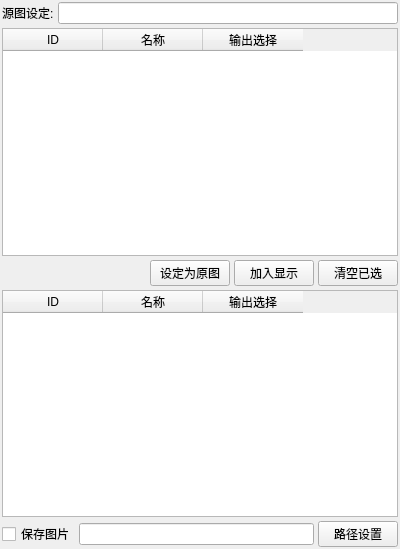
<?xml version="1.0" encoding="UTF-8"?>
<ui version="4.0">
 <class>ImgOutParam</class>
 <widget class="QWidget" name="ImgOutParam">
  <property name="geometry">
   <rect>
    <x>0</x>
    <y>0</y>
    <width>400</width>
    <height>549</height>
   </rect>
  </property>
  <property name="windowTitle">
   <string>Form</string>
  </property>
  <layout class="QVBoxLayout" name="verticalLayout">
   <property name="spacing">
    <number>4</number>
   </property>
   <property name="leftMargin">
    <number>2</number>
   </property>
   <property name="topMargin">
    <number>2</number>
   </property>
   <property name="rightMargin">
    <number>2</number>
   </property>
   <property name="bottomMargin">
    <number>2</number>
   </property>
   <item>
    <layout class="QHBoxLayout" name="horizontalLayout_3">
     <item>
      <widget class="QLabel" name="label_2">
       <property name="text">
        <string>源图设定:</string>
       </property>
      </widget>
     </item>
     <item>
      <widget class="QLineEdit" name="SrcBaseImg">
       <property name="readOnly">
        <bool>true</bool>
       </property>
      </widget>
     </item>
    </layout>
   </item>
   <item>
    <widget class="QTableWidget" name="EleSelected">
     <column>
      <property name="text">
       <string>ID</string>
      </property>
     </column>
     <column>
      <property name="text">
       <string>名称</string>
      </property>
     </column>
     <column>
      <property name="text">
       <string>输出选择</string>
      </property>
     </column>
    </widget>
   </item>
   <item>
    <layout class="QHBoxLayout" name="horizontalLayout_2">
     <item>
      <spacer name="horizontalSpacer">
       <property name="orientation">
        <enum>Qt::Horizontal</enum>
       </property>
       <property name="sizeHint" stdset="0">
        <size>
         <width>40</width>
         <height>20</height>
        </size>
       </property>
      </spacer>
     </item>
     <item>
      <widget class="QPushButton" name="srcSelected">
       <property name="text">
        <string>设定为原图</string>
       </property>
      </widget>
     </item>
     <item>
      <widget class="QPushButton" name="Addele">
       <property name="text">
        <string>加入显示</string>
       </property>
      </widget>
     </item>
     <item>
      <widget class="QPushButton" name="clrSelected">
       <property name="text">
        <string>清空已选</string>
       </property>
      </widget>
     </item>
    </layout>
   </item>
   <item>
    <widget class="QTableWidget" name="EleListTabe">
     <column>
      <property name="text">
       <string>ID</string>
      </property>
     </column>
     <column>
      <property name="text">
       <string>名称</string>
      </property>
     </column>
     <column>
      <property name="text">
       <string>输出选择</string>
      </property>
     </column>
    </widget>
   </item>
   <item>
    <layout class="QHBoxLayout" name="horizontalLayout">
     <item>
      <widget class="QCheckBox" name="savePic">
       <property name="text">
        <string>保存图片</string>
       </property>
      </widget>
     </item>
     <item>
      <widget class="QLineEdit" name="savePath">
       <property name="readOnly">
        <bool>true</bool>
       </property>
      </widget>
     </item>
     <item>
      <widget class="QPushButton" name="savePathSet">
       <property name="text">
        <string>路径设置</string>
       </property>
      </widget>
     </item>
    </layout>
   </item>
  </layout>
 </widget>
 <resources/>
 <connections/>
</ui>
